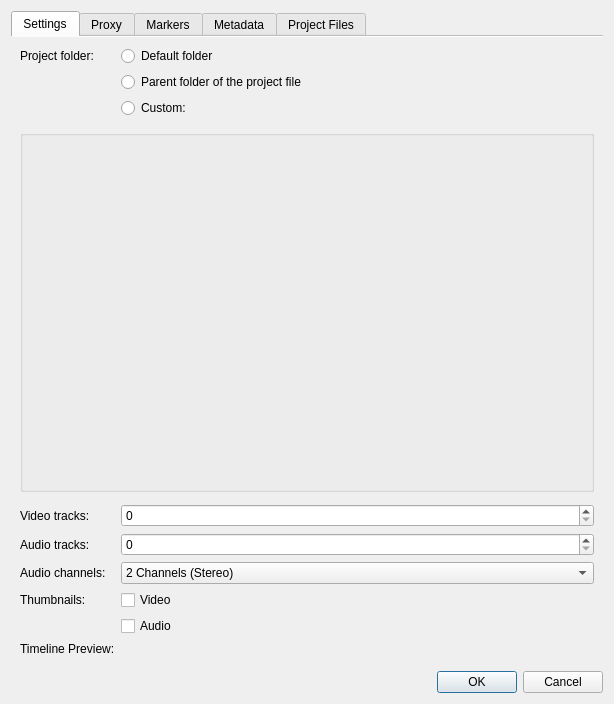
<?xml version="1.0" encoding="UTF-8"?>
<ui version="4.0">
 <author>
SPDX-FileCopyrightText: none
SPDX-License-Identifier: GPL-3.0-only OR LicenseRef-KDE-Accepted-GPL
 </author>
 <class>ProjectSettings_UI</class>
 <widget class="QDialog" name="ProjectSettings_UI">
  <property name="geometry">
   <rect>
    <x>0</x>
    <y>0</y>
    <width>614</width>
    <height>704</height>
   </rect>
  </property>
  <property name="windowTitle">
   <string>Project Settings</string>
  </property>
  <layout class="QGridLayout" name="gridLayout_3">
   <item row="2" column="0">
    <widget class="QDialogButtonBox" name="buttonBox">
     <property name="orientation">
      <enum>Qt::Orientation::Horizontal</enum>
     </property>
     <property name="standardButtons">
      <set>QDialogButtonBox::StandardButton::Cancel|QDialogButtonBox::StandardButton::Ok</set>
     </property>
    </widget>
   </item>
   <item row="1" column="0">
    <widget class="QTabWidget" name="tabWidget">
     <property name="currentIndex">
      <number>0</number>
     </property>
     <property name="documentMode">
      <bool>true</bool>
     </property>
     <widget class="QWidget" name="tab">
      <attribute name="title">
       <string>Settings</string>
      </attribute>
      <layout class="QFormLayout" name="formLayout">
       <item row="2" column="0">
        <widget class="QLabel" name="label_4">
         <property name="toolTip">
          <string> Used to store proxy clips, thumbnails, previews</string>
         </property>
         <property name="whatsThis">
          <string> The project folder is the place where assets like proxy clips, thumbnails or previews get stored.</string>
         </property>
         <property name="text">
          <string>Project folder:</string>
         </property>
        </widget>
       </item>
       <item row="2" column="1">
        <widget class="QRadioButton" name="default_folder">
         <property name="text">
          <string>Default folder</string>
         </property>
        </widget>
       </item>
       <item row="3" column="1">
        <widget class="QRadioButton" name="same_folder">
         <property name="text">
          <string>Parent folder of the project file</string>
         </property>
        </widget>
       </item>
       <item row="4" column="1">
        <layout class="QHBoxLayout" name="horizontalLayout">
         <item>
          <widget class="QRadioButton" name="custom_folder">
           <property name="text">
            <string>Custom:</string>
           </property>
           <property name="autoExclusive">
            <bool>true</bool>
           </property>
          </widget>
         </item>
         <item>
          <widget class="KUrlRequester" name="project_folder">
           <property name="enabled">
            <bool>false</bool>
           </property>
          </widget>
         </item>
        </layout>
       </item>
       <item row="5" column="0" colspan="2">
        <widget class="KSeparator" name="kseparator_3"/>
       </item>
       <item row="6" column="0" colspan="2">
        <widget class="QGroupBox" name="profile_box">
         <property name="sizePolicy">
          <sizepolicy hsizetype="Preferred" vsizetype="MinimumExpanding">
           <horstretch>0</horstretch>
           <verstretch>0</verstretch>
          </sizepolicy>
         </property>
         <property name="flat">
          <bool>true</bool>
         </property>
        </widget>
       </item>
       <item row="9" column="0" colspan="2">
        <widget class="KSeparator" name="kseparator"/>
       </item>
       <item row="10" column="0">
        <widget class="QLabel" name="label_video_tracks">
         <property name="text">
          <string>Video tracks:</string>
         </property>
        </widget>
       </item>
       <item row="10" column="1">
        <widget class="QSpinBox" name="video_tracks"/>
       </item>
       <item row="11" column="0">
        <widget class="QLabel" name="label_audio_tracks">
         <property name="text">
          <string>Audio tracks:</string>
         </property>
        </widget>
       </item>
       <item row="11" column="1">
        <widget class="QSpinBox" name="audio_tracks"/>
       </item>
       <item row="15" column="0">
        <widget class="QLabel" name="label_audio_channels">
         <property name="text">
          <string>Audio channels:</string>
         </property>
        </widget>
       </item>
       <item row="15" column="1">
        <widget class="QComboBox" name="audio_channels">
         <property name="sizePolicy">
          <sizepolicy hsizetype="MinimumExpanding" vsizetype="Fixed">
           <horstretch>0</horstretch>
           <verstretch>0</verstretch>
          </sizepolicy>
         </property>
         <item>
          <property name="text">
           <string>2 Channels (Stereo)</string>
          </property>
         </item>
         <item>
          <property name="text">
           <string>4 Channels</string>
          </property>
         </item>
         <item>
          <property name="text">
           <string>6 Channels</string>
          </property>
         </item>
        </widget>
       </item>
       <item row="16" column="0">
        <widget class="QLabel" name="label_thumbnails">
         <property name="text">
          <string>Thumbnails:</string>
         </property>
        </widget>
       </item>
       <item row="16" column="1">
        <widget class="QCheckBox" name="video_thumbs">
         <property name="text">
          <string>Video</string>
         </property>
        </widget>
       </item>
       <item row="17" column="1">
        <widget class="QCheckBox" name="audio_thumbs">
         <property name="text">
          <string>Audio</string>
         </property>
        </widget>
       </item>
       <item row="21" column="0">
        <widget class="QLabel" name="label_25">
         <property name="sizePolicy">
          <sizepolicy hsizetype="Maximum" vsizetype="Preferred">
           <horstretch>0</horstretch>
           <verstretch>0</verstretch>
          </sizepolicy>
         </property>
         <property name="text">
          <string>Timeline Preview:</string>
         </property>
        </widget>
       </item>
       <item row="21" column="1">
        <layout class="QHBoxLayout" name="preview_profile_box"/>
       </item>
      </layout>
     </widget>
     <widget class="QWidget" name="tab_4">
      <attribute name="title">
       <string>Proxy</string>
      </attribute>
      <layout class="QVBoxLayout" name="verticalLayout">
       <item>
        <widget class="QGroupBox" name="proxy_box">
         <property name="title">
          <string>Proxy clips</string>
         </property>
         <property name="flat">
          <bool>true</bool>
         </property>
         <property name="checkable">
          <bool>true</bool>
         </property>
         <layout class="QGridLayout" name="gridLayout">
          <item row="1" column="1">
           <widget class="QCheckBox" name="generate_proxy">
            <property name="text">
             <string>Generate for videos larger than</string>
            </property>
           </widget>
          </item>
          <item row="7" column="2">
           <widget class="QSpinBox" name="proxy_imagesize">
            <property name="enabled">
             <bool>true</bool>
            </property>
            <property name="suffix">
             <string>pixels</string>
            </property>
            <property name="minimum">
             <number>200</number>
            </property>
            <property name="maximum">
             <number>100000</number>
            </property>
            <property name="value">
             <number>800</number>
            </property>
           </widget>
          </item>
          <item row="6" column="0" colspan="2">
           <widget class="QCheckBox" name="generate_imageproxy">
            <property name="text">
             <string>Generate for images larger than</string>
            </property>
           </widget>
          </item>
          <item row="6" column="2">
           <widget class="QSpinBox" name="proxy_imageminsize">
            <property name="suffix">
             <string>pixels</string>
            </property>
            <property name="minimum">
             <number>500</number>
            </property>
            <property name="maximum">
             <number>100000</number>
            </property>
            <property name="value">
             <number>2000</number>
            </property>
           </widget>
          </item>
          <item row="3" column="1">
           <widget class="QLabel" name="label_24">
            <property name="sizePolicy">
             <sizepolicy hsizetype="Maximum" vsizetype="Preferred">
              <horstretch>0</horstretch>
              <verstretch>0</verstretch>
             </sizepolicy>
            </property>
            <property name="text">
             <string>Encoding profile:</string>
            </property>
           </widget>
          </item>
          <item row="4" column="2">
           <widget class="QPlainTextEdit" name="proxyparams">
            <property name="sizePolicy">
             <sizepolicy hsizetype="Expanding" vsizetype="Maximum">
              <horstretch>0</horstretch>
              <verstretch>0</verstretch>
             </sizepolicy>
            </property>
            <property name="readOnly">
             <bool>true</bool>
            </property>
           </widget>
          </item>
          <item row="11" column="2">
           <layout class="QFormLayout" name="formLayout_3">
            <property name="rowWrapPolicy">
             <enum>QFormLayout::RowWrapPolicy::DontWrapRows</enum>
            </property>
            <item row="5" column="1">
             <widget class="QLineEdit" name="le_suffix_proxy">
              <property name="frame">
               <bool>false</bool>
              </property>
              <property name="readOnly">
               <bool>true</bool>
              </property>
             </widget>
            </item>
            <item row="5" column="0">
             <widget class="QLabel" name="l_suffix_proxy">
              <property name="text">
               <string>Suffix of proxy:</string>
              </property>
             </widget>
            </item>
            <item row="4" column="1">
             <widget class="QLineEdit" name="le_prefix_proxy">
              <property name="frame">
               <bool>false</bool>
              </property>
              <property name="readOnly">
               <bool>true</bool>
              </property>
             </widget>
            </item>
            <item row="4" column="0">
             <widget class="QLabel" name="l_prefix_proxy">
              <property name="text">
               <string>Prefix of proxy:</string>
              </property>
             </widget>
            </item>
            <item row="3" column="1">
             <widget class="QLineEdit" name="le_relPathProxyToOrig">
              <property name="frame">
               <bool>false</bool>
              </property>
              <property name="readOnly">
               <bool>true</bool>
              </property>
             </widget>
            </item>
            <item row="3" column="0">
             <widget class="QLabel" name="l_relPathProxyToOrig">
              <property name="text">
               <string>Relative path from proxy to clip:</string>
              </property>
             </widget>
            </item>
            <item row="2" column="1">
             <widget class="QLineEdit" name="le_suffix_clip">
              <property name="frame">
               <bool>false</bool>
              </property>
              <property name="readOnly">
               <bool>true</bool>
              </property>
             </widget>
            </item>
            <item row="2" column="0">
             <widget class="QLabel" name="l_suffix_clip">
              <property name="text">
               <string>Suffix of clip:</string>
              </property>
             </widget>
            </item>
            <item row="1" column="1">
             <widget class="QLineEdit" name="le_prefix_clip">
              <property name="frame">
               <bool>false</bool>
              </property>
              <property name="readOnly">
               <bool>true</bool>
              </property>
             </widget>
            </item>
            <item row="1" column="0">
             <widget class="QLabel" name="l_prefix_clip">
              <property name="text">
               <string>Prefix of clip:</string>
              </property>
             </widget>
            </item>
            <item row="0" column="0">
             <widget class="QLabel" name="l_relPathOrigToProxy">
              <property name="text">
               <string>Relative path from clip to proxy:</string>
              </property>
             </widget>
            </item>
            <item row="0" column="1">
             <widget class="QLineEdit" name="le_relPathOrigToProxy">
              <property name="focusPolicy">
               <enum>Qt::FocusPolicy::NoFocus</enum>
              </property>
              <property name="frame">
               <bool>false</bool>
              </property>
              <property name="readOnly">
               <bool>true</bool>
              </property>
             </widget>
            </item>
           </layout>
          </item>
          <item row="2" column="1">
           <widget class="QLabel" name="label_3">
            <property name="text">
             <string>Proxy video resize (width)</string>
            </property>
           </widget>
          </item>
          <item row="1" column="2">
           <widget class="QSpinBox" name="proxy_minsize">
            <property name="suffix">
             <string>pixels</string>
            </property>
            <property name="maximum">
             <number>10000</number>
            </property>
            <property name="value">
             <number>1000</number>
            </property>
           </widget>
          </item>
          <item row="5" column="0" colspan="3">
           <widget class="KSeparator" name="kseparator_2"/>
          </item>
          <item row="2" column="2">
           <widget class="QSpinBox" name="proxy_resize">
            <property name="suffix">
             <string>pixels</string>
            </property>
            <property name="minimum">
             <number>200</number>
            </property>
            <property name="maximum">
             <number>100000</number>
            </property>
           </widget>
          </item>
          <item row="7" column="1">
           <widget class="QLabel" name="image_label">
            <property name="enabled">
             <bool>true</bool>
            </property>
            <property name="text">
             <string>Proxy image size</string>
            </property>
           </widget>
          </item>
          <item row="8" column="0" colspan="3">
           <widget class="KSeparator" name="kseparator_4"/>
          </item>
          <item row="3" column="2">
           <layout class="QHBoxLayout" name="horizontalLayout_2">
            <item>
             <widget class="KComboBox" name="proxy_profile">
              <property name="sizePolicy">
               <sizepolicy hsizetype="MinimumExpanding" vsizetype="Fixed">
                <horstretch>0</horstretch>
                <verstretch>0</verstretch>
               </sizepolicy>
              </property>
             </widget>
            </item>
            <item>
             <widget class="QToolButton" name="checkProxy">
              <property name="text">
               <string>...</string>
              </property>
             </widget>
            </item>
            <item>
             <widget class="QToolButton" name="proxy_showprofileinfo">
              <property name="text">
               <string>...</string>
              </property>
              <property name="checkable">
               <bool>true</bool>
              </property>
             </widget>
            </item>
            <item>
             <widget class="QToolButton" name="proxy_manageprofile">
              <property name="text">
               <string>...</string>
              </property>
             </widget>
            </item>
           </layout>
          </item>
          <item row="0" column="1" colspan="2">
           <widget class="KSeparator" name="kseparator_5"/>
          </item>
          <item row="9" column="2">
           <layout class="QHBoxLayout" name="horizontalLayout_4">
            <item>
             <widget class="QComboBox" name="external_proxy_profile"/>
            </item>
            <item>
             <widget class="QToolButton" name="manage_external">
              <property name="text">
               <string>...</string>
              </property>
              <property name="icon">
               <iconset theme="configure"/>
              </property>
             </widget>
            </item>
           </layout>
          </item>
          <item row="9" column="0" colspan="2">
           <widget class="QCheckBox" name="external_proxy">
            <property name="text">
             <string>Camcorder proxy clips</string>
            </property>
           </widget>
          </item>
         </layout>
        </widget>
       </item>
       <item>
        <spacer name="verticalSpacer">
         <property name="orientation">
          <enum>Qt::Orientation::Vertical</enum>
         </property>
         <property name="sizeHint" stdset="0">
          <size>
           <width>20</width>
           <height>40</height>
          </size>
         </property>
        </spacer>
       </item>
      </layout>
     </widget>
     <widget class="QWidget" name="tab_5">
      <attribute name="title">
       <string>Markers</string>
      </attribute>
     </widget>
     <widget class="QWidget" name="tab_3">
      <attribute name="title">
       <string>Metadata</string>
      </attribute>
      <layout class="QGridLayout" name="gridLayout_6">
       <item row="0" column="0">
        <widget class="QTreeWidget" name="metadata_list">
         <property name="alternatingRowColors">
          <bool>true</bool>
         </property>
         <property name="rootIsDecorated">
          <bool>false</bool>
         </property>
         <property name="allColumnsShowFocus">
          <bool>true</bool>
         </property>
         <property name="columnCount">
          <number>2</number>
         </property>
         <attribute name="headerVisible">
          <bool>false</bool>
         </attribute>
         <column>
          <property name="text">
           <string>1</string>
          </property>
         </column>
         <column>
          <property name="text">
           <string>2</string>
          </property>
         </column>
        </widget>
       </item>
       <item row="1" column="0">
        <layout class="QHBoxLayout" name="horizontalLayout_3">
         <item>
          <widget class="QToolButton" name="add_metadata">
           <property name="text">
            <string>...</string>
           </property>
          </widget>
         </item>
         <item>
          <widget class="QToolButton" name="delete_metadata">
           <property name="text">
            <string>...</string>
           </property>
          </widget>
         </item>
         <item>
          <spacer name="horizontalSpacer_3">
           <property name="orientation">
            <enum>Qt::Orientation::Horizontal</enum>
           </property>
           <property name="sizeHint" stdset="0">
            <size>
             <width>40</width>
             <height>20</height>
            </size>
           </property>
          </spacer>
         </item>
        </layout>
       </item>
      </layout>
     </widget>
     <widget class="QWidget" name="tab_2">
      <attribute name="title">
       <string>Project Files</string>
      </attribute>
      <layout class="QGridLayout" name="gridLayout_4">
       <item row="4" column="0">
        <widget class="QLabel" name="label_fonts">
         <property name="text">
          <string>Fonts</string>
         </property>
        </widget>
       </item>
       <item row="5" column="0" colspan="5">
        <widget class="QListWidget" name="fonts_list">
         <property name="alternatingRowColors">
          <bool>true</bool>
         </property>
        </widget>
       </item>
       <item row="3" column="0" colspan="5">
        <widget class="QTreeWidget" name="files_list">
         <property name="alternatingRowColors">
          <bool>true</bool>
         </property>
         <property name="rootIsDecorated">
          <bool>false</bool>
         </property>
         <property name="itemsExpandable">
          <bool>false</bool>
         </property>
         <property name="headerHidden">
          <bool>true</bool>
         </property>
         <property name="expandsOnDoubleClick">
          <bool>false</bool>
         </property>
         <column>
          <property name="text">
           <string notr="true">1</string>
          </property>
         </column>
        </widget>
       </item>
       <item row="2" column="3" colspan="2">
        <widget class="KTreeWidgetSearchLine" name="list_search"/>
       </item>
       <item row="1" column="3">
        <widget class="QLabel" name="unused_size">
         <property name="text">
          <string/>
         </property>
        </widget>
       </item>
       <item row="0" column="3">
        <widget class="QLabel" name="used_size">
         <property name="text">
          <string/>
         </property>
        </widget>
       </item>
       <item row="2" column="0">
        <widget class="QLabel" name="label_13">
         <property name="text">
          <string>Project files:</string>
         </property>
        </widget>
       </item>
       <item row="6" column="0" colspan="2">
        <widget class="QPushButton" name="button_export">
         <property name="text">
          <string>Plain Text Export...</string>
         </property>
        </widget>
       </item>
       <item row="2" column="2">
        <widget class="QLabel" name="files_count">
         <property name="text">
          <string/>
         </property>
        </widget>
       </item>
       <item row="0" column="2">
        <widget class="QLabel" name="used_count">
         <property name="text">
          <string/>
         </property>
        </widget>
       </item>
       <item row="1" column="0">
        <widget class="QLabel" name="label_6">
         <property name="text">
          <string>Unused clips:</string>
         </property>
        </widget>
       </item>
       <item row="1" column="4">
        <widget class="QPushButton" name="delete_unused">
         <property name="text">
          <string>Delete files</string>
         </property>
        </widget>
       </item>
       <item row="0" column="0" colspan="2">
        <widget class="QLabel" name="label_12">
         <property name="text">
          <string>Clips used in project:</string>
         </property>
        </widget>
       </item>
       <item row="1" column="2">
        <widget class="QLabel" name="unused_count">
         <property name="text">
          <string/>
         </property>
        </widget>
       </item>
       <item row="7" column="0" colspan="5">
        <widget class="KMessageWidget" name="file_message"/>
       </item>
      </layout>
     </widget>
    </widget>
   </item>
  </layout>
 </widget>
 <customwidgets>
  <customwidget>
   <class>KComboBox</class>
   <extends>QComboBox</extends>
   <header>kcombobox.h</header>
  </customwidget>
  <customwidget>
   <class>KUrlRequester</class>
   <extends>QWidget</extends>
   <header>kurlrequester.h</header>
   <container>1</container>
  </customwidget>
  <customwidget>
   <class>KTreeWidgetSearchLine</class>
   <extends>QLineEdit</extends>
   <header>ktreewidgetsearchline.h</header>
  </customwidget>
  <customwidget>
   <class>KMessageWidget</class>
   <extends>QFrame</extends>
   <header>kmessagewidget.h</header>
   <container>1</container>
  </customwidget>
  <customwidget>
   <class>KSeparator</class>
   <extends>QFrame</extends>
   <header>kseparator.h</header>
  </customwidget>
 </customwidgets>
 <tabstops>
  <tabstop>project_folder</tabstop>
  <tabstop>generate_proxy</tabstop>
  <tabstop>metadata_list</tabstop>
  <tabstop>add_metadata</tabstop>
  <tabstop>delete_metadata</tabstop>
  <tabstop>delete_unused</tabstop>
  <tabstop>list_search</tabstop>
  <tabstop>files_list</tabstop>
  <tabstop>fonts_list</tabstop>
  <tabstop>button_export</tabstop>
 </tabstops>
 <resources/>
 <connections>
  <connection>
   <sender>buttonBox</sender>
   <signal>accepted()</signal>
   <receiver>ProjectSettings_UI</receiver>
   <slot>accept()</slot>
   <hints>
    <hint type="sourcelabel">
     <x>248</x>
     <y>254</y>
    </hint>
    <hint type="destinationlabel">
     <x>157</x>
     <y>274</y>
    </hint>
   </hints>
  </connection>
  <connection>
   <sender>buttonBox</sender>
   <signal>rejected()</signal>
   <receiver>ProjectSettings_UI</receiver>
   <slot>reject()</slot>
   <hints>
    <hint type="sourcelabel">
     <x>316</x>
     <y>260</y>
    </hint>
    <hint type="destinationlabel">
     <x>286</x>
     <y>274</y>
    </hint>
   </hints>
  </connection>
  <connection>
   <sender>custom_folder</sender>
   <signal>toggled(bool)</signal>
   <receiver>project_folder</receiver>
   <slot>setEnabled(bool)</slot>
   <hints>
    <hint type="sourcelabel">
     <x>155</x>
     <y>145</y>
    </hint>
    <hint type="destinationlabel">
     <x>395</x>
     <y>145</y>
    </hint>
   </hints>
  </connection>
 </connections>
</ui>
